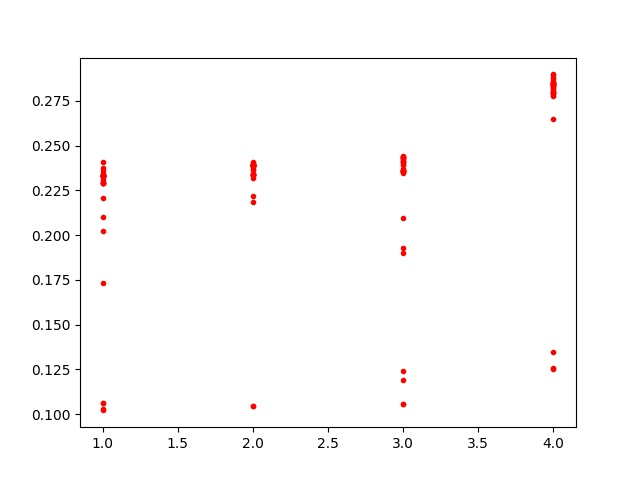

This chart was generated by the following Python code:
import matplotlib.pyplot as plt
import csv
x=[]
y=[]   
fig = plt.figure()
f= open("time.csv","r")

#append values to list
for row in csv.reader(f):
    x.append(int(row[0]))
    y.append(float(row[1]))

print(x)
print(y)
plt.plot(x, y, 'r.')
fig.savefig("chart.jpg")